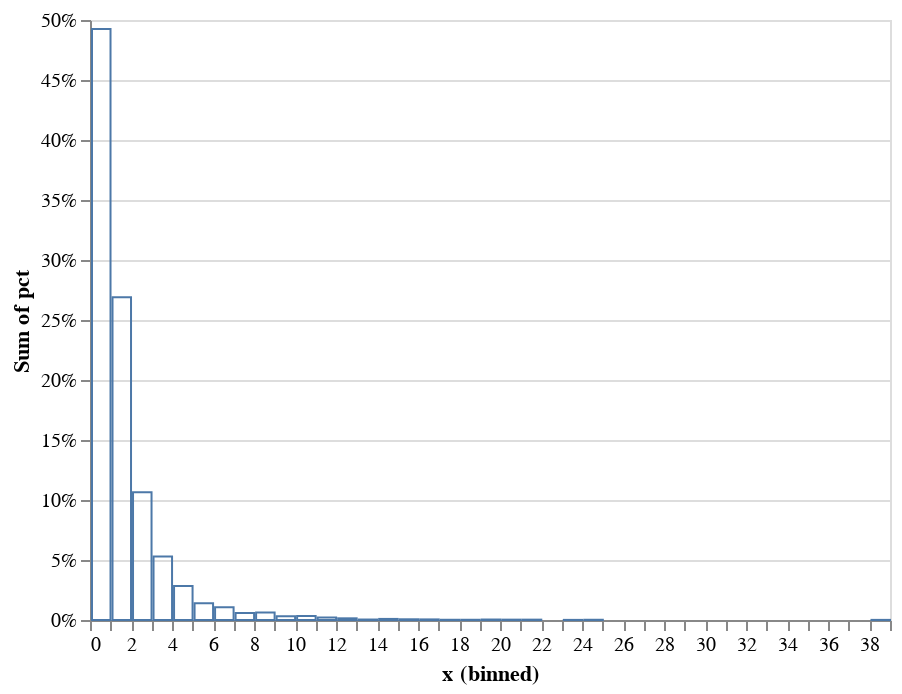

Write notebook code for a chart like this one.
### Code cell
alt.data_transformers.disable_max_rows()

experiment_chart = alt.Chart(data).transform_joinaggregate(
    total='count(*)'
).transform_calculate(
    pct='1 / datum.total'
).mark_bar(filled=False).encode(
    alt.X('x', bin=alt.Bin(step=1)),
    alt.Y('sum(pct):Q', axis=alt.Axis(format='%'))
)

experiment_chart

### Figure 1 — Vega-Lite specification as saved in the notebook (floating-point values rounded to 4 significant figures; data arrays with more than 128 entries replaced by an {"elided": "..."} marker saying what was removed)
{"config": {"view": {"continuousWidth": 400, "continuousHeight": 300}}, "data": {"name": "data-3accc5696fa5ceceb714dd024ab93e3f"}, "mark": {"type": "bar", "filled": false}, "encoding": {"x": {"type": "quantitative", "bin": {"step": 1}, "field": "x"}, "y": {"type": "quantitative", "aggregate": "sum", "axis": {"format": "%"}, "field": "pct"}}, "transform": [{"joinaggregate": [{"op": "count", "field": "*", "as": "total"}]}, {"calculate": "1 / datum.total", "as": "pct"}], "$schema": "https://vega.github.io/schema/vega-lite/v4.8.1.json", "datasets": {"data-3accc5696fa5ceceb714dd024ab93e3f": {"elided": "10000 records"}}}
